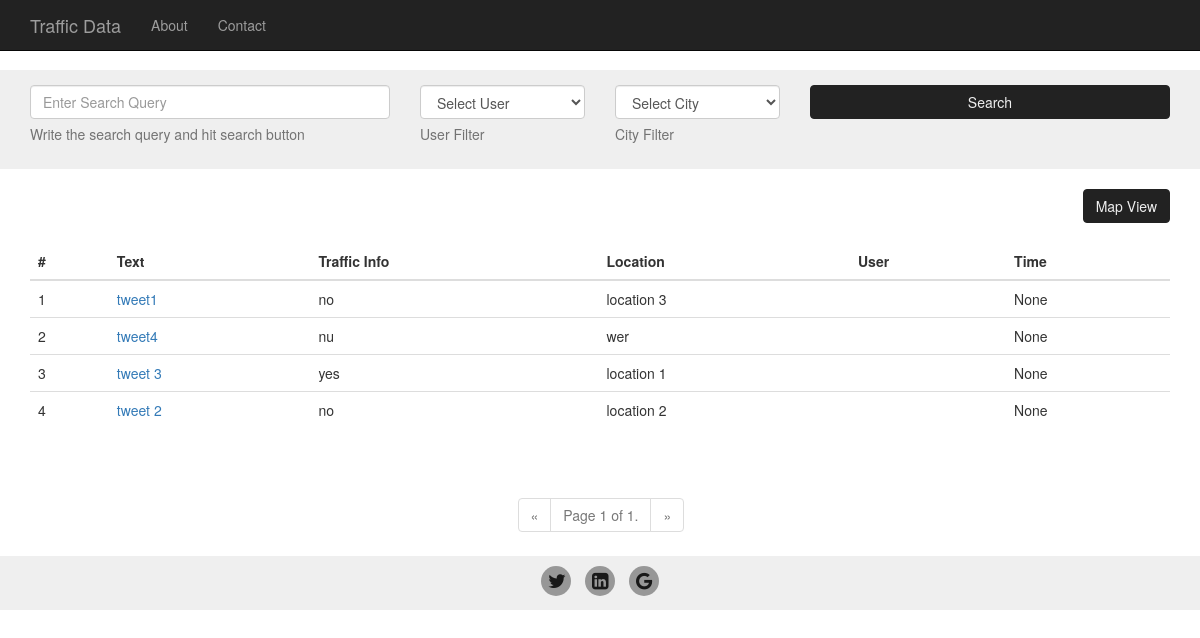
Page /trafficdata/ on the earlier database version.
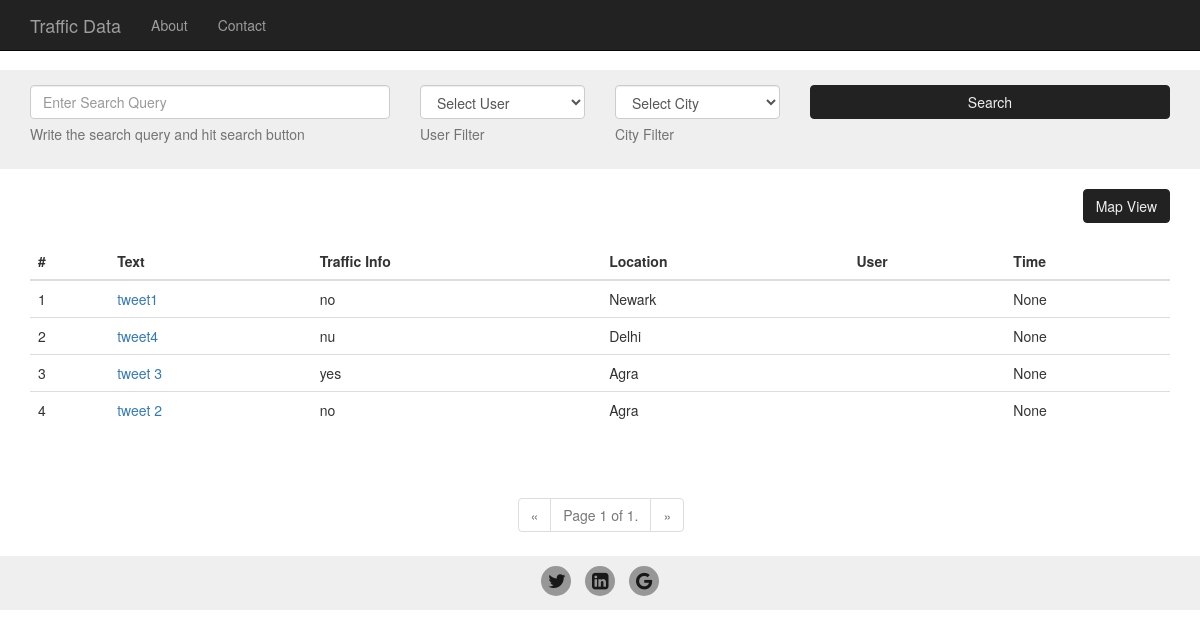
Same page on the later database version.
### trafficdata/models.py (models this page shows, shortened)
class Tweets(models.Model):
	tweet_id = models.BigIntegerField(primary_key = True)
	tweet_text = models.CharField(max_length = 200,null=True)
	user_id = models.ForeignKey(
		'User',
		)
	query_id = models.ForeignKey(
		'Query'
		)
	tweet_date = models.DateTimeField(auto_now_add=True,null=True)
	traffic_info = models.CharField(max_length=10,null=True)#  classifier output
	location = models.CharField(max_length=100,null=True)

### trafficdata/views.py (the view)
def index(request):
	city_list = Tweets.objects.order_by().values_list('location',flat=True).distinct()# get all the distinct city value
	users_list = User.objects.all()
	data_list = Tweets.objects.all().order_by('-tweet_date')
	paginator = Paginator(data_list,PAGE_SIZE)
	page = request.GET.get('page')
	try:
		data = paginator.page(page)
	except PageNotAnInteger:
		data = paginator.page(1)
	except EmptyPage:
		data = paginator.page(paginator.num_pages)
	context = {
		'data': data,
		'users_list': users_list,
		'city_list':city_list,
	}
	return render(request, 'trafficdata/index.html', context)

### trafficdata/templates/trafficdata/index.html (shortened to what this page needs)
<!DOCTYPE html>
<html lang="en">
<head>
	{% load static %}
	<link href="{% static 'trafficdata/css/bootstrap.min.css' %}" rel="stylesheet" type="text/css">
	<link href="https://maxcdn.bootstrapcdn.com/font-awesome/4.7.0/css/font-awesome.min.css" rel="stylesheet">
	<link href="{% static 'trafficdata/css/traffic.css' %}" rel="stylesheet">
</head>
<body>
	<nav class="navbar navbar-inverse navbar-fixed-top" role="navigation">
		<div class="container">
			<div class="navbar-header">
				<a class="navbar-brand" href="/">Traffic Data</a>
			</div>
			<div class="collapse navbar-collapse" id="bs-example-navbar-collapse-1">
				<ul class="nav navbar-nav">
					<li><a href="#">About</a></li>
					<li><a href="https://www.linkedin.com/in/saurabh-kumar-22179227">Contact</a></li>
				</ul>
			</div>
		</div>
	</nav>
	<div class='filter'>
		<div class='container'>
			<div class='row'>
				<div class='filter-inner clearfix'>
					<div class='col-md-12'>
						<form class="form-horizontal" action="/search-result">
							<fieldset>
								<div class="form-group">
									<div class="col-md-4">
										<input id="textinput" name="userQuery" type="text" placeholder="Enter Search Query" class="form-control input-md">
										<span class="help-block">Write the search query and hit search button</span>
									</div>
									<div class="col-md-2">
										<select id="user-options" name="user" class="form-control">
											<option value=" " selected='selected' disabled="disabled">Select User</option>
										</select>
										<span class="help-block" for="selectbasic1">User Filter</span>
									</div>
									<div class="col-md-2">
										<select id="selectbasic" name="city" class="form-control">
											<option value=" " selected='selected' disabled="disabled">Select City</option>
										</select>
										<span class="help-block" for="selectbasic2">City Filter</span>
									</div>
									<div class="col-md-4">
										<button id="singlebutton" name="search" class="btn btn-primary traffic-button">Search</button>
									</div>
								</div>
							</fieldset>
						</form>
					</div>
				</div>
			</div>
		</div>
	</div>
	<div class='container'>
		<div class='row'>
			<div class="col-md-12 clearfix">
				<button id="toggleView" name="map or list view" class="btn btn-primary traffic-button">Map View</button>
			</div>
		</div>
	</div>
	<div class="container">
		<div class="row">
			<div class="col-md-12">
				<div class="row carousel-holder">
					<div class="col-md-12">
						<table class="table table-hover">
							<thead>
								<tr>
									<th>#</th>
									<th>Text</th>
									<th>Traffic Info</th>
									<th>Location</th>
									<th>User</th>
									<th>Time</th>
								</tr>
							</thead>
							<tbody>
								{% if data %}
									{% for data_ in data %}
									<tr>
										<td>{{forloop.counter}}</td>
										<td><a data-toggle="tooltip" data-placement="top" title="Click here to get the detail information" href="/trafficdata/{{ data_.tweet_id }}/">{{data_.tweet_text}}</a></td>
										<td>{{data_.traffic_info}}</td>
										<td>{{data_.location}}</td>
										<td ></td>
										<td>{{data_.tweet_date}}</td>
									</tr>
									{% endfor %}
								{% endif %}
							</tbody>
						</table>
					</div>
				</div>
			</div>
		</div>
	</div>
	<div class='container' id='paginator'>
		<div class='row'>
			<div class='col-md-3 col-md-offset-5 col-lg-3 col-lg-offset-5 col-sm-5 col-sm-offset-4 col-xs-5 col-xs-offset-4'>
				<nav aria-label="Page navigation">
					<ul class="pagination">
						{% if data.has_previous %}
						<li><a href="?page={{ data.previous_page_number }}" aria-label="Previous"> <span aria-hidden="true">&laquo;</span></a></li>
						</a></li>
						{% else %}
						<li class="disabled"><a aria-label="Previous"><span aria-hidden="true">&laquo;</span></a></li>
						{% endif %}
						<li class="disabled"><a>Page {{ data.number }} of {{ data.paginator.num_pages }}.</a></li>
						{% if data.has_next %}<li><a href="?page={{ data.next_page_number }}" aria-label="Next"> <span
								aria-hidden="true">&raquo;</span>
						</a></li>
						{% else %}<li class="disabled"><a aria-label="Previous"><span aria-hidden="true">&raquo;</span></a></li>
						{% endif %}
					</ul>
				</nav>
			</div>
		</div>
	</div>
	<div class="footer-class">
				<footer id='footer'>
			<div class="row">
				<div class="col-md-12">
					<div class="social-navigation">
						<a href="https://twitter.com/saurabh8919"><i class="fa fa-twitter"></i></a>
						<a href="https://www.linkedin.com/in/saurabh-kumar-22179227"><i class="fa fa-linkedin-square"></i></a>
						<a href="mailto:saurabhkumar.spsu@gmail.com"><i class="fa fa-google"></i></a>
					</div>
				</div>
			</div>
		</footer>
	</div>
</body>
</html>

### trafficdata/static/trafficdata/css/traffic.css (style rules this page uses)
body { padding-top: 70px; overflow-x: hidden; }
.carousel-holder { margin-bottom: 30px; }
footer { right: 0; bottom: 0; left: 0; padding: 1rem; background-color: #efefef; text-align: center; }
.social-navigation a { background: #979797; border-radius: 999px; color: #181818; display: inline-block; font-size: 1.375em; height: 30px; margin-right: 10px; position: relative; text-align: center; transition: all 0.3s ease-in 0s; width: 30px; }
.social-navigation a .fa { position: absolute; }
.social-navigation a .fa-linkedin-square { left: 7px; top: 6px; }
.social-navigation a .fa-twitter { left: 7px; top: 6px; }
.social-navigation a .fa-google { left: 7px; top: 6px; }
.social-navigation a:last-child { margin-right: 0px; }
.traffic-button { color: #efefef; background-color: #222222; border-color: #222222; }
#singlebutton { width: 100%; }
#toggleView { float: right;; }
.filter { background-color: #efefef; }
.filter-inner { margin-top: 15px; }

Differences in the rows shown:
changed Tweets "tweet1": location "location 3" → "Newark"
changed Tweets "tweet4": location "wer" → "Delhi"
changed Tweets "tweet 3": location "location 1" → "Agra"
changed Tweets "tweet 2": location "location 2" → "Agra"
